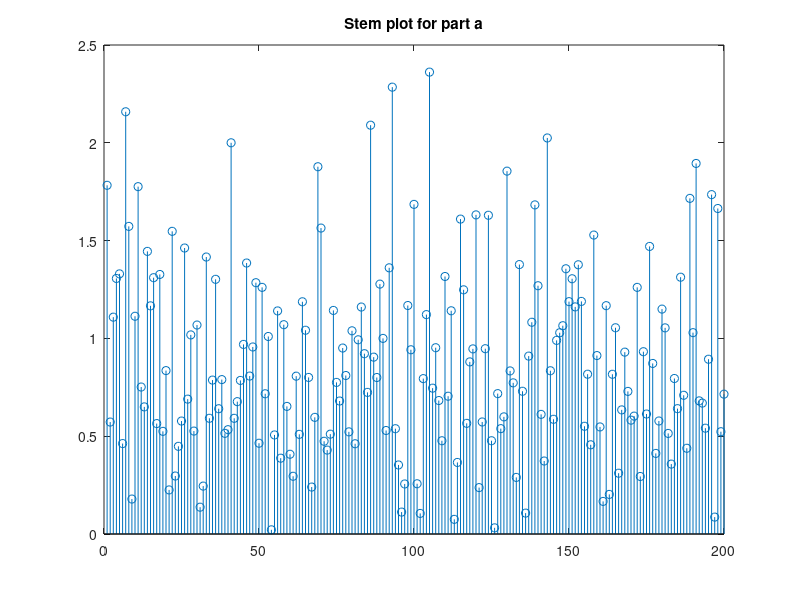

The MATLAB script that drew this image: (Note: this script raises an error after producing the figure.)
% Task-1
% a) Generate 200 samples of a Rayleigh random variable R with E{R2
% }=1. Plot the samples in a 
% stem plot. Remember that R = |X+jY|, where X and Y are zero mean, independent Gaussian 
% random variables (r.v). Your Gaussian r.v. X and Y (produced by randn command) must 
% each have equal variance equal to ½


%b) Give the estimated rms value of R, based on the 200 samples generated, which is given as 
% √R̅̅2̅.
% c) What fraction (if any) of these Rayleigh samples are 10dB below the estimated rms value?
% (Note that this threshold corresponds to ρ = −10dB in the context of level crossing)

% (d) Generate 200 samples of a Rician random variable by adding means mr=5cos(π/3) and mi
% = 5sin(π/3), respectively to the real part (X) and imaginary part (Y) in part (a). Plot the 
% samples in stem plot. What is the K factor of this Rician random variable?
% e) Repeat part (d) except use mr=5cos(π/6) and mi = 5sin(π/6). Plot the samples in stem plot. 
% What is the effect of phase change on the appearance of stem plot?
% f) We now normalize the Rician random variables to have unit mean square value. Let Rn be 
% the nth sample from Part (d). Make 200 normalized r.v. as Wn =
% Rn
% √R̅̅̅2̅
% . Plot the Wn’s as a 
% stem plot and compare to Part (a).

X=1/sqrt(2)*randn(1,200);
Y=1/sqrt(2)*randn(1,200);
R=abs(X+1j*Y);
stem(R);
title('Stem plot for part a')
%-----part b
rms=sqrt(mean(R.^2))
%-----part c
fraction_R=sum(R<10^(-10/20)*rms)/200
%-----part d
X_hat=X+5*cos(pi/3);
Y_hat=Y+5*sin(pi/3);
R_hat=abs(X_hat+1j*Y_hat);
figure
Prepared By: Dr. Syed Ali Hassan and Sarah Basharat
stem(R_hat)
title('Stem plot for part d')
%The K factor for this Rician random variable is K=25
%-----part e
X_hat1=X+5*cos(pi/6);
Y_hat1=Y+5*sin(pi/6);
R_hat1=abs(X_hat1+1j*Y_hat1);
figure
stem(R_hat1)
title('Stem plot for part e')
%-----part f
rms_hat=sqrt(mean(R_hat.^2))
Yn=R_hat/rms_hat;
figure
stem(Yn)
title('Stem plot for part f')
rms_Yn=sqrt(mean(Yn.^2))
fraction_Yn=sum(Yn<10^(-10/20)*rms_Yn)/200
% Task-2
% Plot the probability density function (pdf) and the cumulative distribution function (cdf) for a 
% Rician distribution having (a) K =10 dB and (b) K= 3 dB. The abscissa of the CDF plot should be 
% labelled in dB relative to the median signal level for both plots. Note that the median value 
% for a Rician distribution changes as K changes.

k=10; %k=3 for other
r = 0:0.1:4; %the range of value of 'r'
sigma = sqrt(1/2);
var=1/2;
A = sqrt(k);
rbess=(A/var).*r;
Jb=besselj(0,rbess);
pdf=(r./var).*exp(-(r.^2+A^2)/2*var).*Jb; % the Rician PDF espression
figure;
plot(r,pdf,'b') %Plotting the Rician PDF
title('Rician PDF Plot');
xlabel('x');
ylabel('p(x)');
cdf_1 = cdf('Rician',r,sigma,A);% the Rician CDF
figure;
hold on;
plot(r,cdf_1,'b') %Plotting the Rician PDF
title('Rician CDF Plot');
xlabel('x');
ylabel('p(x)');
median=1.177*A; %median of the Rician PDF











